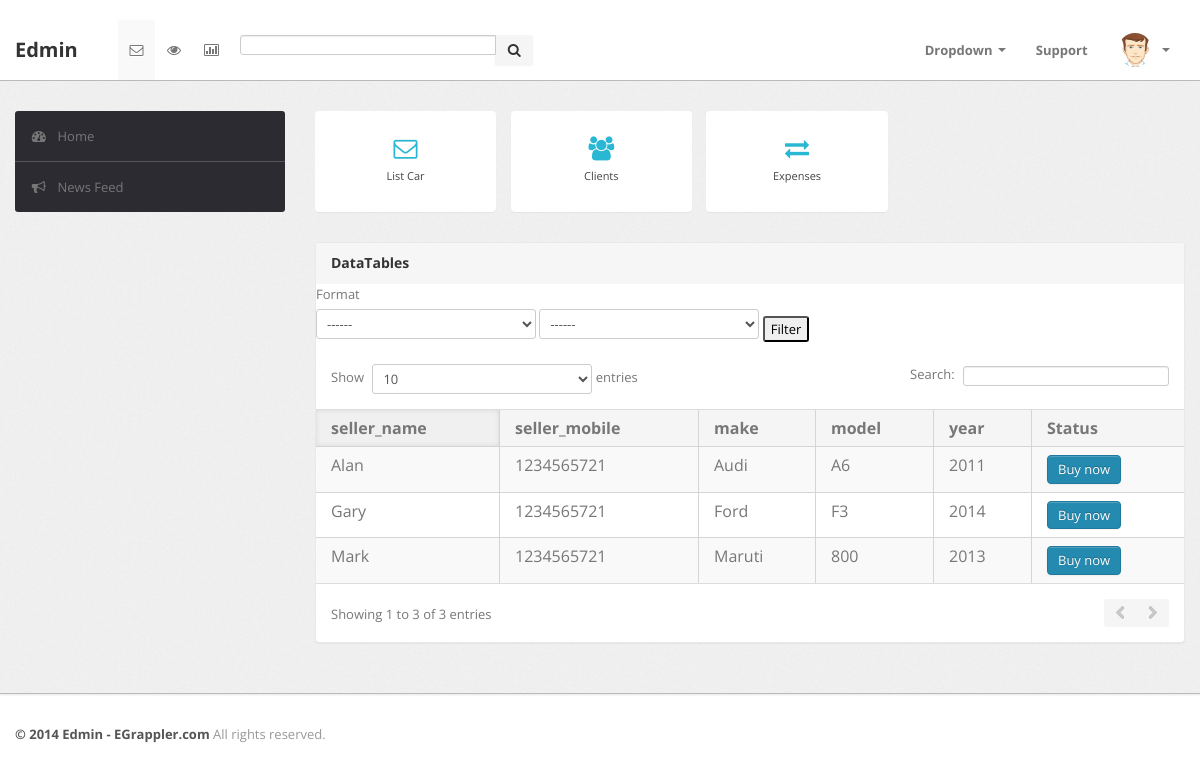
The page /home on the database its author committed.
### car/models.py (models this page shows)
class Car(models.Model):
    seller_name = models.CharField(max_length=100)
    seller_mobile = models.CharField(max_length=100)
    make = models.ForeignKey('Make',null=True,blank=True,on_delete=models.CASCADE)
    car_model = models.CharField(max_length=12,blank=True,null=True)
    year = models.ForeignKey('Year',null=True,blank=True,on_delete=models.CASCADE)
    condition = models.CharField(max_length=100)
    amount = models.CharField(max_length=100)
    is_buy = models.BooleanField(default=False)

class Make(models.Model):
    name = models.CharField(max_length=100)

class Year(models.Model):
    year = models.CharField(max_length=100)

### car/views.py (the view)
# urls.py: path('home',views.home,name="home"),
def home(request):
    makes = Make.objects.all()
    years = Year.objects.all()
    if request.GET.get('make') or request.GET.get('year'):
            make_filter = request.GET.get('make')
            year_filter = request.GET.get('year')
            cars = Car.objects.filter(make__name = make_filter,year__year = year_filter)
    else:
            cars = Car.objects.all()
    return render(request,'home.html',context={'cars':cars,'makes':makes,'years':years})

### car/templates/home.html (shortened to what this page needs)
﻿<!DOCTYPE html>
{% load static %}
<html lang="en">
<head>
    <head>
        <link type="text/css" href="{% static 'bootstrap/css/bootstrap.min.css' %}" rel="stylesheet">
        <link type="text/css" href="{% static 'bootstrap/css/bootstrap-responsive.min.css' %}" rel="stylesheet">
        <link type="text/css" href="{% static 'css/theme.css' %}" rel="stylesheet">
        <link type="text/css" href="{% static 'images/icons/css/font-awesome.css' %}" rel="stylesheet">
    </head>
    <body>
        <div class="navbar navbar-fixed-top">
            <div class="navbar-inner">
                <div class="container">
                        <a class="brand" href="index.html">Edmin </a>
                    <div class="nav-collapse collapse navbar-inverse-collapse">
                        <ul class="nav nav-icons">
                            <li class="active"><a href="#"><i class="icon-envelope"></i></a></li>
                            <li><a href="#"><i class="icon-eye-open"></i></a></li>
                            <li><a href="#"><i class="icon-bar-chart"></i></a></li>
                        </ul>
                        <form class="navbar-search pull-left input-append" action="#">
                        <input type="text" class="span3">
                        <button class="btn" type="button">
                            <i class="icon-search"></i>
                        </button>
                        </form>
                        <ul class="nav pull-right">
                            <li class="dropdown"><a href="#" class="dropdown-toggle" data-toggle="dropdown">Dropdown
                                <b class="caret"></b></a>
                            </li>
                            <li><a href="#">Support </a></li>
                            <li class="nav-user dropdown"><a href="#" class="dropdown-toggle" data-toggle="dropdown">
                                <img src="images/user.png" class="nav-avatar" />
                                <b class="caret"></b></a>
                            </li>
                        </ul>
                    </div>
                </div>
            </div>
        </div>
         <div class="wrapper">
            <div class="container">
                <div class="row">
                    <div class="span3">
                        <div class="sidebar">
                            <ul class="widget widget-menu unstyled">
                                <li class="active"><a href="index.html"><i class="menu-icon icon-dashboard"></i>Home
                                </a></li>
                                <li><a href="activity.html"><i class="menu-icon icon-bullhorn"></i>News Feed </a>
                            </ul>
                        </div>
                    </div>
                    <div class="span9">
                        <div class="content">
                            <div class="btn-controls">
                                <div class="btn-box-row row-fluid">
                                    <div class="span8">
                                        <div class="row-fluid">
                                            <div class="span12">
                                                <a href="{% url 'add_car' %}" class="btn-box small span4"><i class="icon-envelope"></i><b>List Car</b>
                                                </a><a href="#" class="btn-box small span4"><i class="icon-group"></i><b>Clients</b>
                                                </a><a href="#" class="btn-box small span4"><i class="icon-exchange"></i><b>Expenses</b>
                                                </a>
                                            </div>
                                        </div>
                                    </div>
                                </div>
                            </div>
                            <div class="module">
                                <div class="module-head">
                                    <h3>
                                        DataTables</h3>
                                </div>
                                <form action="{% url 'home' %}" method="get">
                                    <label for="featured">Format</label>
                                    <select name="make">
                                        <option value="-" />------</option>
                                    </select>
                                    <select name="year">
                                        <option value="-" />------</option>
                                    </select>
                                    <input type="submit" value="Filter" />
                                </form>
                                <div class="module-body table">
                                    <table cellpadding="0" cellspacing="0" border="0" class="datatable-1 table table-bordered table-striped	 display"
                                        width="100%">
                                        <thead>
                                            <tr>
                                                <th>
                                                    seller_name
                                                </th>
                                                <th>
                                                    seller_mobile
                                                </th>
                                                <th>
                                                    make
                                                </th>
                                                <th>
                                                    model
                                                </th>
                                                <th>
                                                    year
                                                </th>
                                                 <th>
                                                    Status
                                                </th>
                                            </tr>
                                        </thead>
                                        <tbody>
                                        {% for car in cars %}
                                            <tr class="odd gradeX">
                                                <td>
                                                    {{car.seller_name}}
                                                </td>
                                                <td>
                                                    {{car.seller_mobile}}
                                                </td>
                                                <td>
                                                    {{car.make.name}}
                                                </td>
                                                <td class="center">
                                                  {{car.car_model}}
                                                </td>
                                                <td class="center">
                                                    {{car.year.year}}
                                                </td>
                                                <td>
                                                    {% if not car.is_buy%}
                                                    <a href="{% url 'get_email' car.id %}"><button type="button" class="btn btn-primary">Buy now</button>
                                                    </a>
                                                    {% else %}
                                                        <button type="button" class="btn btn-danger">Sold out</button>
                                                    {% endif%}
                                                </td>
                                            </tr>
                                        {% endfor %}
                                        </tbody>
                                    </table>
                                </div>
                            </div>
                        </div>
                    </div>
                </div>
            </div>
        </div>
        <div class="footer">
            <div class="container">
                <b class="copyright">&copy; 2014 Edmin - EGrappler.com </b>All rights reserved.
            </div>
        </div>
    </body>

### rows shown on the page
Car: seller_name "Alan", seller_mobile "1234565721", make.name "Audi", car_model "A6", year.year "2011", is_buy "Buy now"
Car: seller_name "Mark", seller_mobile "1234565721", make.name "Maruti", car_model "800", year.year "2013", is_buy "Buy now"
Car: seller_name "Gary", seller_mobile "1234565721", make.name "Ford", car_model "F3", year.year "2014", is_buy "Buy now"
